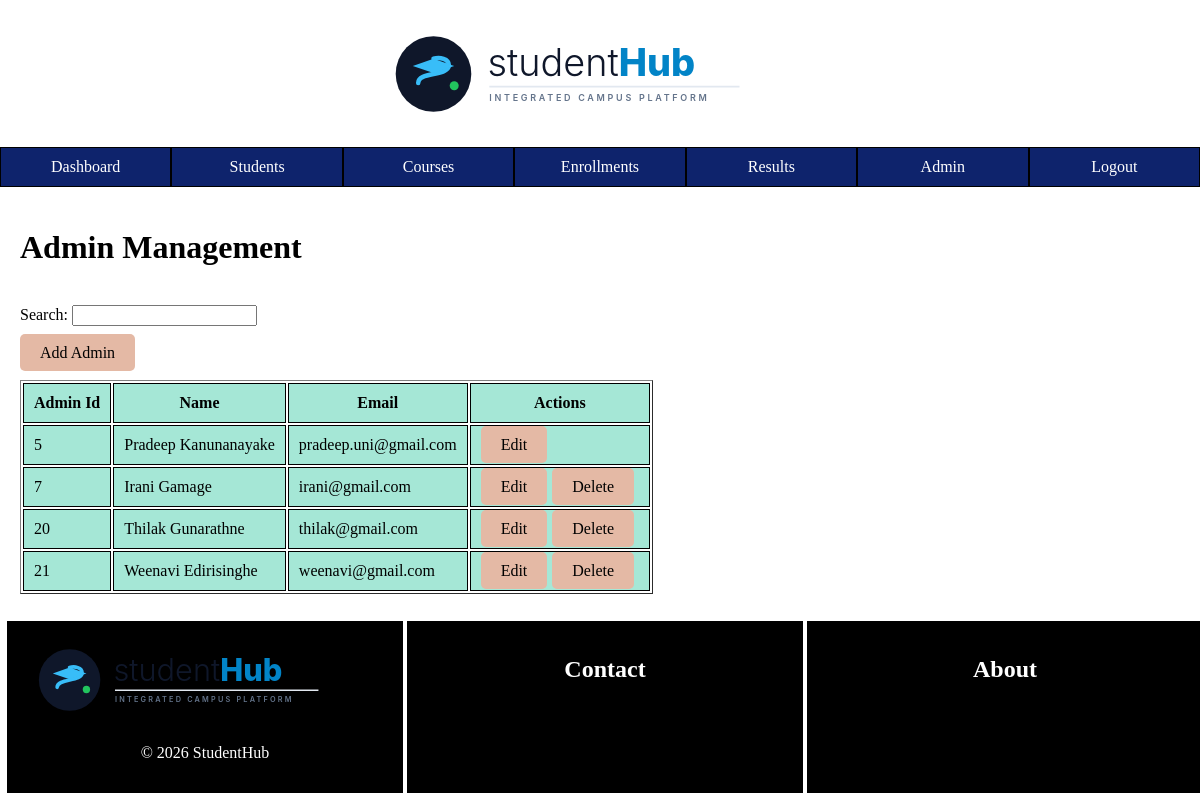
/admin/admins.php (signed in), run on the app's committed database.
### tables this page shows
CREATE TABLE `users` (
  `user_id` int(11) NOT NULL,
  `name` varchar(100) NOT NULL,
  `email` varchar(100) NOT NULL,
  `password` varchar(225) NOT NULL,
  `role` varchar(20) NOT NULL
);

### admin/admins.php (the view, shortened to what this page needs)
<?php
    include "../includes/db.php";
    $user_id = $_SESSION['user_id'];
?>
<!DOCTYPE html>
<html lang="en">
<head>
</head>
<body>
    <?php
        include "../includes/header.php";
    ?>
    <?php
        include "../includes/admin-navbar.php";
    ?>
    <div class="content">
        <h1>Admin Management</h1>
        <br>
        <label for="search">Search:</label>
        <input type="text" id="search" oninput="liveSearch()">
        <br><br>
        <a href="add_admin.php">Add Admin</a>
        <br><br>
        <table border="1" id="tableID">
            <thead>
                <tr>
                    <th>Admin Id</th>
                    <th>Name</th>
                    <th>Email</th>
                    <th>Actions</th>
                </tr>
            </thead>
            <tbody>
                <?php
                    $result = $conn->query("SELECT user_id, name, email FROM users WHERE role = 'admin'");
                    while($row = $result->fetch_assoc()){
                        echo"<tr>
                            <td>{$row['user_id']}</td>
                            <td>{$row['name']}</td>
                            <td>{$row['email']}</td>
                            <td>
                                <a href='edit_admin.php?id={$row['user_id']}'>Edit</a>";
                                if($row['user_id'] != $user_id){
                                    echo "<a href='delete_admin.php?id={$row['user_id']}' onclick=\"return confirm('Delete this admin record?')\">Delete</a>";
                                }
                        echo "</td>
                        </tr>";
                    }
                ?>
            </tbody>
        </table>
    </div>
    <?php
        include "../includes/footer.php";
    ?>
</body>
</html>

### css/style.css (style rules this page uses)
* { box-sizing: border-box; }
html, body { margin: 0; min-height: 100%; }
body { min-height: 100vh; display: flex; flex-direction: column; }

### admin/admins.php (style rules this page uses)
td,th { padding: 10px; background-color: #a5e7d6; border: 1px solid black; }
.content { margin: 20px; }
.content a { text-decoration: none; background-color: #e4b9a5; color: black; padding: 10px 20px; border-radius: 5px; margin-right: 5px; }

### data on the page
users: user_id "5", name "Pradeep Kanunanayake", email "pradeep.uni@gmail.com"
users: user_id "7", name "Irani Gamage", email "irani@gmail.com"
users: user_id "20", name "Thilak Gunarathne", email "thilak@gmail.com"
users: user_id "21", name "Weenavi Edirisinghe", email "weenavi@gmail.com"
